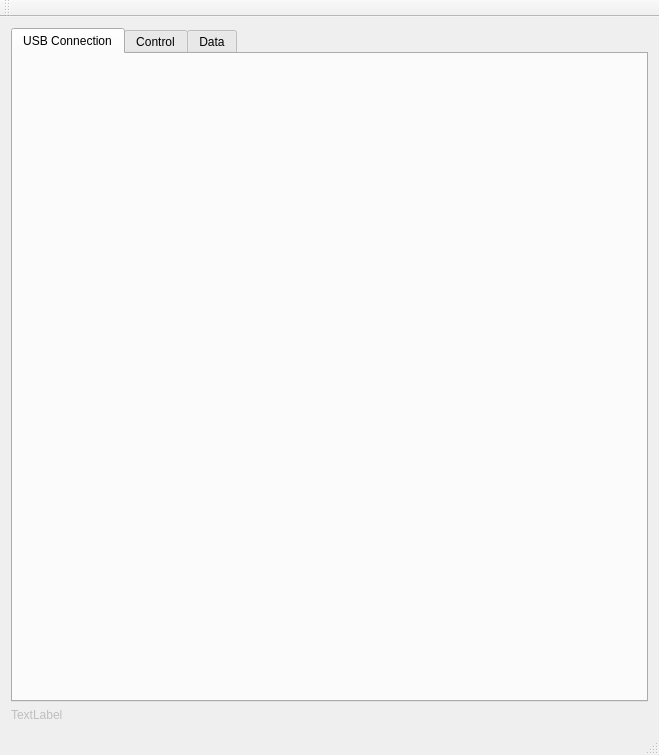
<?xml version="1.0" encoding="UTF-8"?>
<ui version="4.0">
 <class>QTbsMain</class>
 <widget class="QMainWindow" name="QTbsMain">
  <property name="geometry">
   <rect>
    <x>0</x>
    <y>0</y>
    <width>659</width>
    <height>755</height>
   </rect>
  </property>
  <property name="windowTitle">
   <string>QTbsMain</string>
  </property>
  <widget class="QWidget" name="centralWidget">
   <layout class="QVBoxLayout" name="verticalLayout" stretch="0,0">
    <item>
     <widget class="QTabWidget" name="tabWidget">
      <property name="enabled">
       <bool>true</bool>
      </property>
      <property name="sizePolicy">
       <sizepolicy hsizetype="Expanding" vsizetype="Expanding">
        <horstretch>0</horstretch>
        <verstretch>0</verstretch>
       </sizepolicy>
      </property>
      <property name="maximumSize">
       <size>
        <width>16777215</width>
        <height>16777215</height>
       </size>
      </property>
      <property name="tabPosition">
       <enum>QTabWidget::North</enum>
      </property>
      <property name="tabShape">
       <enum>QTabWidget::Rounded</enum>
      </property>
      <property name="currentIndex">
       <number>0</number>
      </property>
      <property name="usesScrollButtons">
       <bool>true</bool>
      </property>
      <property name="documentMode">
       <bool>false</bool>
      </property>
      <property name="tabsClosable">
       <bool>false</bool>
      </property>
      <property name="movable">
       <bool>false</bool>
      </property>
      <widget class="QWidget" name="tabConnection">
       <attribute name="title">
        <string>USB Connection</string>
       </attribute>
      </widget>
      <widget class="QWidget" name="tabControl">
       <attribute name="title">
        <string>Control</string>
       </attribute>
       <layout class="QVBoxLayout" name="verticalLayout_4">
        <item>
         <layout class="QHBoxLayout" name="horizontalLayout_9" stretch="1">
          <item>
           <widget class="QFrame" name="frmStdCtrl">
            <property name="frameShape">
             <enum>QFrame::StyledPanel</enum>
            </property>
            <property name="frameShadow">
             <enum>QFrame::Raised</enum>
            </property>
            <layout class="QVBoxLayout" name="verticalLayout_11" stretch="0,0,0,0,0,0,1,1">
             <item>
              <widget class="QGroupBox" name="groupBox_2">
               <property name="title">
                <string>Doppler Carrier Frequency</string>
               </property>
               <layout class="QHBoxLayout" name="horizontalLayout_8">
                <item>
                 <widget class="QRadioButton" name="rbtn2MHz">
                  <property name="text">
                   <string>2 MHz</string>
                  </property>
                 </widget>
                </item>
                <item>
                 <widget class="QRadioButton" name="rbtn4MHz">
                  <property name="text">
                   <string>4 MHz</string>
                  </property>
                  <property name="checked">
                   <bool>true</bool>
                  </property>
                 </widget>
                </item>
                <item>
                 <widget class="QRadioButton" name="rbtn8MHz">
                  <property name="text">
                   <string>8 MHz</string>
                  </property>
                  <property name="checked">
                   <bool>false</bool>
                  </property>
                 </widget>
                </item>
               </layout>
              </widget>
             </item>
             <item>
              <layout class="QHBoxLayout" name="horizontalLayout_3" stretch="2,2,1">
               <item>
                <widget class="QLabel" name="label">
                 <property name="text">
                  <string>PRF</string>
                 </property>
                </widget>
               </item>
               <item>
                <widget class="QSpinBox" name="spbPRFkHz">
                 <property name="enabled">
                  <bool>false</bool>
                 </property>
                 <property name="minimum">
                  <number>1</number>
                 </property>
                 <property name="maximum">
                  <number>12</number>
                 </property>
                 <property name="value">
                  <number>2</number>
                 </property>
                </widget>
               </item>
               <item>
                <widget class="QLabel" name="label_2">
                 <property name="text">
                  <string>kHz</string>
                 </property>
                </widget>
               </item>
              </layout>
             </item>
             <item>
              <layout class="QHBoxLayout" name="horizontalLayout_10" stretch="2,2,1">
               <item>
                <widget class="QLabel" name="label_12">
                 <property name="text">
                  <string>PRF</string>
                 </property>
                </widget>
               </item>
               <item>
                <widget class="QSpinBox" name="spbPRFHz">
                 <property name="enabled">
                  <bool>false</bool>
                 </property>
                 <property name="minimum">
                  <number>-100</number>
                 </property>
                 <property name="maximum">
                  <number>100</number>
                 </property>
                </widget>
               </item>
               <item>
                <widget class="QLabel" name="label_3">
                 <property name="text">
                  <string>Hz</string>
                 </property>
                </widget>
               </item>
              </layout>
             </item>
             <item>
              <layout class="QHBoxLayout" name="horizontalLayout_5" stretch="2,2,1">
               <item>
                <widget class="QLabel" name="label_4">
                 <property name="text">
                  <string>Burst Volume</string>
                 </property>
                </widget>
               </item>
               <item>
                <widget class="QSpinBox" name="spbBurst">
                 <property name="minimum">
                  <number>1</number>
                 </property>
                 <property name="maximum">
                  <number>100</number>
                 </property>
                 <property name="value">
                  <number>10</number>
                 </property>
                </widget>
               </item>
               <item>
                <widget class="QLabel" name="label_8">
                 <property name="text">
                  <string>cycles</string>
                 </property>
                </widget>
               </item>
              </layout>
             </item>
             <item>
              <layout class="QHBoxLayout" name="horizontalLayout_4" stretch="2,2,1">
               <item>
                <widget class="QLabel" name="label_6">
                 <property name="text">
                  <string>Sample Volume</string>
                 </property>
                </widget>
               </item>
               <item>
                <widget class="QSpinBox" name="spbSample">
                 <property name="minimum">
                  <number>2</number>
                 </property>
                 <property name="maximum">
                  <number>80</number>
                 </property>
                 <property name="value">
                  <number>40</number>
                 </property>
                </widget>
               </item>
               <item>
                <widget class="QLabel" name="label_10">
                 <property name="text">
                  <string>cycles</string>
                 </property>
                </widget>
               </item>
              </layout>
             </item>
             <item>
              <layout class="QHBoxLayout" name="horizontalLayout" stretch="2,2,1">
               <item>
                <widget class="QLabel" name="label_5">
                 <property name="text">
                  <string>Depth</string>
                 </property>
                </widget>
               </item>
               <item>
                <widget class="QSpinBox" name="spbDepht">
                 <property name="minimum">
                  <number>5</number>
                 </property>
                 <property name="maximum">
                  <number>120</number>
                 </property>
                 <property name="value">
                  <number>30</number>
                 </property>
                </widget>
               </item>
               <item>
                <widget class="QLabel" name="label_11">
                 <property name="text">
                  <string>mm</string>
                 </property>
                </widget>
               </item>
              </layout>
             </item>
             <item>
              <widget class="QPushButton" name="btnSendCtrl">
               <property name="text">
                <string>Send</string>
               </property>
              </widget>
             </item>
             <item>
              <widget class="QPushButton" name="btnRunDevice">
               <property name="enabled">
                <bool>false</bool>
               </property>
               <property name="text">
                <string>START</string>
               </property>
              </widget>
             </item>
            </layout>
           </widget>
          </item>
         </layout>
        </item>
       </layout>
      </widget>
      <widget class="QWidget" name="tabData">
       <attribute name="title">
        <string>Data</string>
       </attribute>
       <layout class="QVBoxLayout" name="verticalLayout_3">
        <item>
         <widget class="QCustomPlot" name="customPlot" native="true"/>
        </item>
        <item>
         <widget class="QPushButton" name="btnRdData">
          <property name="text">
           <string>Read Data</string>
          </property>
         </widget>
        </item>
        <item>
         <widget class="QPushButton" name="btnWrData">
          <property name="enabled">
           <bool>false</bool>
          </property>
          <property name="text">
           <string>Write Data</string>
          </property>
         </widget>
        </item>
       </layout>
      </widget>
     </widget>
    </item>
    <item>
     <widget class="QLabel" name="lbCntPlot">
      <property name="enabled">
       <bool>false</bool>
      </property>
      <property name="sizePolicy">
       <sizepolicy hsizetype="Fixed" vsizetype="Fixed">
        <horstretch>0</horstretch>
        <verstretch>0</verstretch>
       </sizepolicy>
      </property>
      <property name="maximumSize">
       <size>
        <width>300</width>
        <height>50</height>
       </size>
      </property>
      <property name="mouseTracking">
       <bool>false</bool>
      </property>
      <property name="acceptDrops">
       <bool>false</bool>
      </property>
      <property name="text">
       <string>TextLabel</string>
      </property>
      <property name="textInteractionFlags">
       <set>Qt::LinksAccessibleByMouse</set>
      </property>
     </widget>
    </item>
   </layout>
  </widget>
  <widget class="QToolBar" name="mainToolBar">
   <attribute name="toolBarArea">
    <enum>TopToolBarArea</enum>
   </attribute>
   <attribute name="toolBarBreak">
    <bool>false</bool>
   </attribute>
  </widget>
  <widget class="QStatusBar" name="statusBar"/>
  <widget class="QMenuBar" name="menuBar">
   <property name="geometry">
    <rect>
     <x>0</x>
     <y>0</y>
     <width>659</width>
     <height>21</height>
    </rect>
   </property>
  </widget>
 </widget>
 <layoutdefault spacing="6" margin="11"/>
 <customwidgets>
  <customwidget>
   <class>QCustomPlot</class>
   <extends>QWidget</extends>
   <header>../_QT_Libs/QCustomPlot_5/qcustomplot.h</header>
   <container>1</container>
  </customwidget>
 </customwidgets>
 <resources/>
 <connections/>
</ui>
